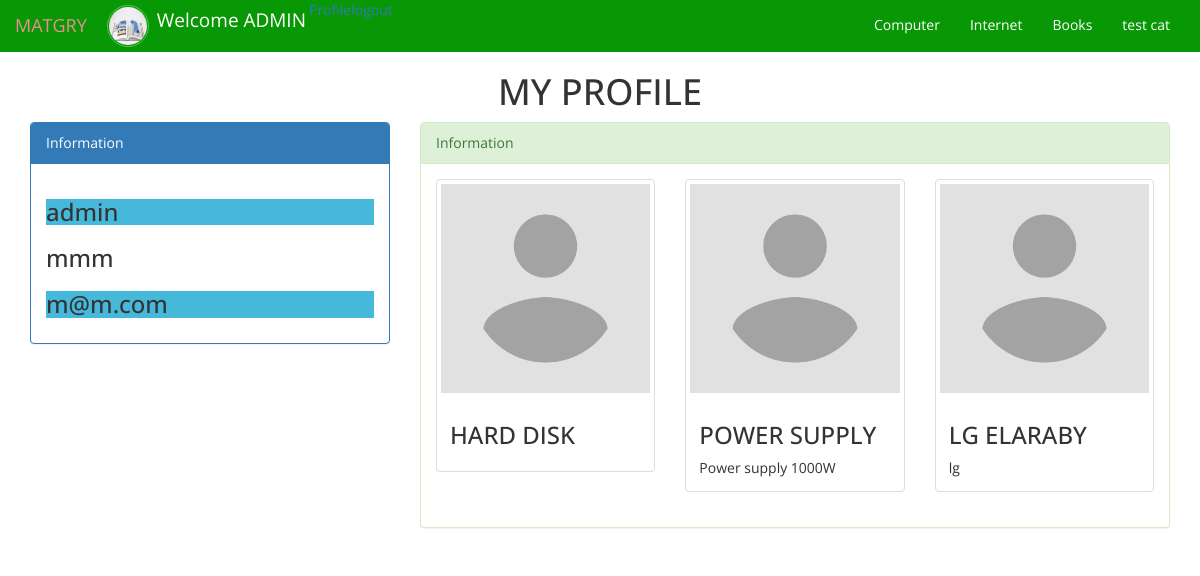
The app's page /profile.php (signed in) with its own data.
### tables this page shows
CREATE TABLE `users` (
  `id` int(11) NOT NULL,
  `username` varchar(50) NOT NULL,
  `password` varchar(100) NOT NULL,
  `fullname` varchar(60) NOT NULL,
  `email` varchar(50) NOT NULL,
  `activated` int(11) NOT NULL DEFAULT '0',
  `user_group` int(11) NOT NULL DEFAULT '0',
  `avatars` varchar(250) NOT NULL
);

CREATE TABLE `cat` (
  `id` int(11) NOT NULL,
  `cat_name` varchar(50) NOT NULL,
  `cat_desc` varchar(75) NOT NULL,
  `status` int(11) NOT NULL DEFAULT '0'
);

CREATE TABLE `products` (
  `id` int(11) NOT NULL,
  `prod_name` varchar(50) NOT NULL,
  `prod_desc` text NOT NULL,
  `prod_user` int(11) NOT NULL,
  `prod_cat` int(11) NOT NULL,
  `date_created` datetime NOT NULL,
  `images` varchar(250) NOT NULL
);

### includes/init.php (called while the page is built)
<?php
require 'admin/includes/db.php';
require 'func/func.php';
require 'includes/theme/header.php';

### func/func.php (called while the page is built, shortened)
<?php
function getCat(){
    global $conn;
    $cat = $conn->prepare("SELECT * FROM cat WHERE status = 1 ORDER BY id ASC");
    $cat->execute();
    $rows = $cat->fetchAll();
    return  $rows;
}

### profile.php (the view, shortened to what this page needs)
<?php
require 'includes/init.php';
if (isset($_SESSION['user'])){?>
    <h1 class="text-center">MY PROFILE</h1>
    <div class="container">
        <div class="row">
            <div class="col-md-4">
                <div class="panel panel-primary informations">
                    <div class="panel-heading">Information</div>
                    <div class="panel-body">
                        <?php
                            $info = $conn->prepare("SELECT * FROM users WHERE username = ?");
                            $info->execute(array($_SESSION['user']));
                            $info_rows = $info->fetch();
                        echo "<h3>" . $info_rows['username'] . "</h3>";
                        echo "<h3>" . $info_rows['fullname'] . "</h3>";
                        echo "<h3>" . $info_rows['email'] . "</h3>";
                        ?>
                    </div>
                </div>
            </div>
            <div class="col-md-8">
                <div class="panel panel-success">
                    <div class="panel-heading">Information</div>
                    <div class="panel-body">
                        <div class="row">
                            <?php
                            $ads = $conn->prepare("SELECT * FROM products WHERE prod_user = ? ORDER BY date_created DESC LIMIT 3");
                            $ads->execute(array($info_rows['id']));
                            $ads_rows = $ads->fetchAll();
                            foreach ($ads_rows as $row){
                                echo "<div class='col-sm-4'>";
                                echo "<div class='thumbnail'>";
                                echo "<img src='images/avatar.png'>";
                                echo "<div class='caption'>";
                                echo "<h3>" . strtoupper($row['prod_name']) . "</h3>";
                                echo $row['prod_desc'];
                                echo "</div>";
                                echo "</div>";
                                echo "</div>";
                            }
                            ?>
                        </div>
                    </div>
                </div>
            </div>
        </div>
    </div>
<?php }else{
    header('Location: login.php');
}

### includes/theme/header.php (shortened to what this page needs)
<!DOCTYPE html>
<html lang="en">
<head>
    <link href="theme/css/bootstrap.min.css" rel="stylesheet">
    <link rel="stylesheet" href="theme/css/font-awesome.min.css">
    <link rel="stylesheet" href="theme/css/style.css">
</head>
<body>
<nav class="navbar navbar-default">
    <div class="container-fluid">
        <div class="navbar-header">
            <a class="navbar-brand" href="index.php">MATGRY</a>
            <?php
                if (isset($_SESSION['user'])){
                    echo "<ul class='nav navbar-nav navbar-left nav_profile'>";
                    $users = $conn->prepare("SELECT * FROM users WHERE username = :xusers");
                    $users->execute(array(
                            ':xusers' => $_SESSION['user']
                    ));
                    $u_rows = $users->fetch();
                    if (empty($u_rows['avatars'])){
                        echo "<img src='images/avatar.png'>";
                    }else{
                        echo "<img src='admin/uploads/avatars/" . $u_rows['avatars'] . "'>";
                    }
                    echo "<li><a><span class='profile_usr'>" ."Welcome " . strtoupper($_SESSION['user']) . "</span></a></li>";
                    echo "</ul>";
                    echo '<a href="profile.php">Profile</a>';
                    echo "<span><a href='logout.php'>logout</a></a></span>";
                }else{
                    echo '<a class="pull-right login-page btn btn-primary" href="login.php">Login</a>';
                }
            ?>
        </div>
        <div class="collapse navbar-collapse" id="bs-example-navbar-collapse-1">
            <ul class="nav navbar-nav navbar-right">
                <?php
                    foreach (getCat() as $data){
                        echo '<li><a href="categories.php?id=' . $data['id'] . '&name=' . str_replace(' ', '-', $data['cat_name']) . '">' . $data['cat_name'] . '</a></li>';
                    }
                ?>
            </ul>
        </div>
    </div>
</nav>

### theme/css/style.css (style rules this page uses)
body { font-family: 'Open Sans', sans-serif; }
.navbar { margin: 0; border: none; border-radius: 0; background-color: #089805; }
.navbar-default .navbar-brand, .navbar-default .navbar-brand:hover { color: #e89090; }
.navbar-default .navbar-nav>li>a, .navbar-default .navbar-nav>li>a:hover, .navbar-default .navbar-nav>li>a:visited { color: #ffffff; }
.nav_profile>li>a { font-size: 19px; padding: 10px 3px; }
.nav_profile img { width: 42px; height: 42px; float: left; margin: 5px; border: 1px solid #59c157; border-radius: 42px; padding: 1px; }
.nav_profile li>a .profile_usr { line-height: 0; }
.informations .panel-body h3:nth-child(odd) { background-color: #46b8da; }

### records on screen
users: avatars (picture), username "admin", fullname "mmm", email "m@m.com"
cat: cat_name "Computer"
cat: cat_name "Internet"
cat: cat_name "Books"
cat: cat_name "test cat"
products: prod_name "HARD DISK"
products: prod_name "POWER SUPPLY", prod_desc "Power supply 1000W"
products: prod_name "LG ELARABY", prod_desc "lg"

### other values on screen
$_SESSION['user'] "ADMIN"
